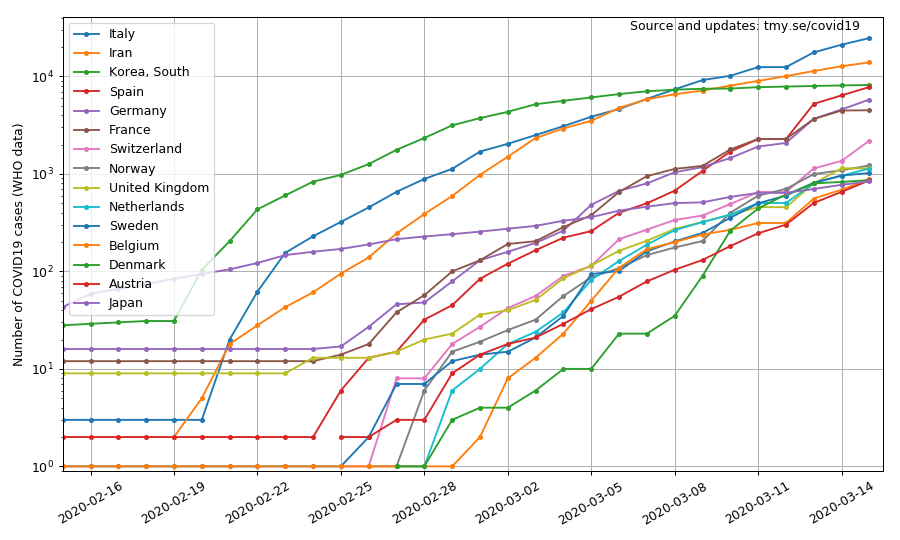

Source code (Python):
#!/usr/bin/env python3
import os, sys
import pandas as pd
import numpy as np
from math import nan
from matplotlib import pyplot as plt
from datetime import datetime, timedelta
day = timedelta(1)

REPO = '2019-nCoV/csse_covid_19_data/csse_covid_19_time_series'
CASES = os.path.join(REPO,'time_series_19-covid-Confirmed.csv')

Nmost = 15
Nhead = 4 # rows to skip at top

data = pd.read_csv(CASES)
ts = data.columns[Nhead:]
ts = [str(t).split('/') for t in ts]
dates = [datetime(int(t[2])+2000,int(t[0]),int(t[1])) for t in ts]

data.rename(columns={'Province/State':'state', 'Country/Region':'country'},inplace=True)
data = data[~(data.country.str.contains('China'))]
data = data[~(data.state.str.contains('WA').replace(nan,False))]
data = data[~(data.state.str.contains('Princess').replace(nan,False))]
data.sort_values(data.columns[-1],ascending=False,inplace=True)

fig, ax = plt.subplots(figsize=(10,6))
plt.xticks(rotation=30)
plt.yscale('log')

for index, row in data.iloc[:Nmost].iterrows():
    cname = row.T[0] if type(row.T[0])==str else row.T[1]
    ax.plot(dates,row.T[Nhead:].replace(0,nan),'.-', label=cname)

axi = list(plt.axis())
axi[0] = datetime(2020,2,15).toordinal()
axi[1] = dates[-1].toordinal()+0.5
axi[2] = 0.9
plt.axis(axi)

ax.set_ylabel('Number of COVID19 cases (WHO data)')
ax.legend(loc='upper left')
ax.grid()
fig.tight_layout()
fig.text(0.7,0.945,'Source and updates: tmy.se/covid19')
fig.savefig('./plot_covid_most_cases.png',dpi=90)
